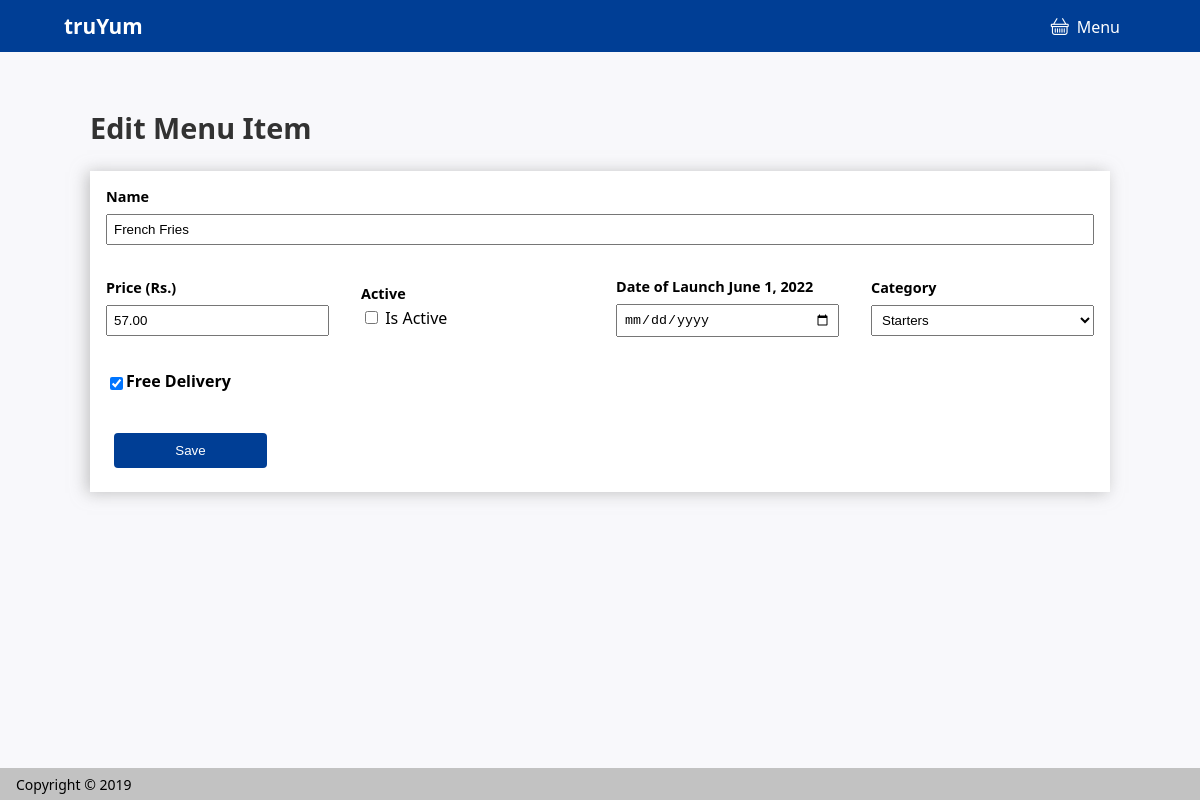
The app's page /menu/admin/edit/4 with its own data.
### webapp/models.py (models this page shows, shortened)
class Menu(models.Model):
    name = models.CharField(max_length=250)
    price = models.DecimalField(max_digits=5,decimal_places=2)
    active = models.BooleanField()
    delivery_free = models.BooleanField()
    date_of_launch = models.DateField()
    category_type = models.CharField(max_length=250)
    date_created = models.DateTimeField()

### webapp/views.py (the view, shortened to what this page needs)
# urls.py: path('menu/admin/edit/<int:id>', views.edit_menu_item, name='edit'),
def edit_menu_item (request,id):
    menu_item = Menu.objects.get(id=id)
    return render(request,'edit-menu-item.html',{'menu_item':menu_item})

### templates/edit-menu-item.html (shortened to what this page needs)
{% load static %}
<!DOCTYPE html>
<html lang="en">
<head>
    <link rel="stylesheet" href="{% static 'style/style.css' %}">
    <link rel="stylesheet" href="https://cdn.jsdelivr.net/npm/bootstrap-icons@1.8.1/font/bootstrap-icons.css">
</head>
<body>
    <nav class="navbar">
        <a href="/" class="navbar-brand">tru<b>Yum</b></a>
        <ul class="navbar-menu">
            <li class="nav-item">
                <a href="/menu/admin" class="nav-link"><i class="bi bi-basket padding-right-1"></i>Menu</a>
            </li>
        </ul>
    </nav>
    <section class="menu-items-container">
        <h1 class="menu-items-header">Edit Menu Item</h1>
        <form method="POST">
            <div class="flex-container">
                <div class="form-element">
                    <label class="font-size-1"><b>Name</b></label>
                    <input type="text" placeholder="Enter Name of Product" name="name" value="{{ menu_item.name }}">
                </div>
            </div>
            <div class="flex-container">
                <div class="form-element">
                    <label class="font-size-1"><b>Price (Rs.)</b></label>
                    <input type="text" placeholder="Enter Price of Product" name="price" value="{{ menu_item.price }}">
                </div>
                <div class="form-element">
                    <label class="font-size-1"><b>Active</b></label>
                    <div class="flex-container-start">
                        <div class="margin-right-1">
                            <input type="checkbox" id="yes" name="active" {% if menu_item.active %} checked="checked" {% endif %} value="Yes">
                            <label for="yes">Is Active</label>
                        </div>
                    </div>
                </div>
                <div class="form-element">
                    <label class="font-size-1"><b>Date of Launch {{ menu_item.date_of_launch }}</b></label>
                    <input type="date" name="date_of_launch" placeholder="YYYY-MM-DD" required pattern="[0-9]{4}-[0-9]{2}-[0-9]{2}"  value={{ menu_item.date_of_launch }}>
                </div>
                <div class="form-element">
                    <label class="font-size-1"><b>Category</b></label>
                    <select name="category">
                        <option {% if menu_item.category_type == 'Starters' %} selected="selected"{% endif %} value="Starters">Starters</option>
                    </select>
                </div>
            </div>
            <div class="flex-container">
                <div class="form-element flex-container-start">
                    <input type="checkbox" id="freeDelivery" name="freeDelivery"  {% if menu_item.delivery_free %} checked="checked" {% endif %}  value="Yes">
                    <label for="freeDelivery"><b>Free Delivery</b></label><br>
                </div>
            </div>
            <div class="flex-container">
                <button type="submit" class="btn-save">Save</button>
            </div>
        </form>
    </section>
    <footer class="footer">
        <span>Copyright &copy; 2019</span>
    </footer>
</body>
</html>

### static/style/style.css (style rules this page uses)
html, body { width: 100%; height: 100%; padding: 0%; margin: 0%; background-color: #F8F8FB; font-family: 'Segoe UI', Tahoma, Geneva, Verdana, sans-serif; }
.margin-right-1 { margin-right: 1rem; }
.padding-right-1 { padding-right: 0.5rem; }
.font-size-1 { font-size: 0.9rem }
.navbar { width: 100%; height: 3.25rem; background-color: #003e95; display: flex; flex-direction: row; align-items: center; justify-content: space-between; }
.navbar-brand { color: #fff; text-decoration: none; font-size: 1.3rem; font-weight: 600; padding-left: 4rem; }
.navbar-menu { list-style-type: none; margin: 0; padding: 0; overflow: hidden; padding-right: 4rem; }
.navbar-menu>li { float: left; }
.navbar-menu>li a { display: block; color: white; text-align: center; padding: 1rem; text-decoration: none; transition: 0.3s ease-in-out; }
.footer { width: 100%; height: 2rem; background-color: #c2c2c2; display: flex; flex-direction: row; align-items: center; justify-content: flex-start; position: fixed; bottom: 0%; }
.footer>span { font-family: 'Segoe UI', Tahoma, Geneva, Verdana, sans-serif; font-size: 14px; font-weight: 500; padding-left: 1rem; }
.menu-items-container { width: 85%; padding: 2rem; margin-left: auto; margin-right: auto; }
.menu-items-container>.menu-items-header { font-weight: 600; font-size: 1.8rem; color: #323232; }
.bi { font-size: 18px; }
form { background-color: #fff; box-shadow: -3px 1px 15px 0px rgba(164, 164, 164, 0.66); }
.form-element { width: 100%; display: flex; flex-direction: column; padding: 1rem; }
input { padding: 6px; margin-top: 8px; }
select { padding: 6px; margin-top: 8px; }
.flex-container { width: 100%; display: flex; flex-direction: row; align-items: center; justify-content: space-between; }
.flex-container-start { width: 100%; display: flex; flex-direction: row; align-items: center; justify-content: flex-start; }
.btn-save { margin: 1.5rem; width: 15%; height: 35px; background-color: #003e95; color: #fff; padding: 8px; border: none; border-radius: 4px; }

### records on screen
Menu: name "French Fries", price "57.00", date_of_launch "June 1, 2022", category "Starters", delivery_free "☑"
